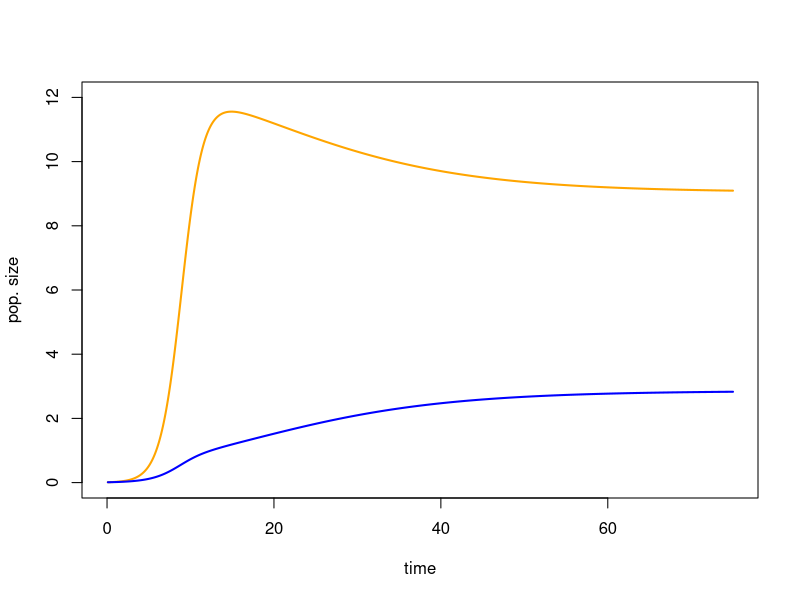

Write R code to recreate this figure.
# HEADER ======
# 
# Purpose: this script is intended to explore the concept of d-separation
#   in systems containing feedback loops
# In particular, I am curious about whether it is possible to d-separate the
#   variables X and S2 in a system like this:
#     X -> S1 <--> S2
#     where the double-sided arrow represents an ecological interaction feedback
#       loop between S1 and S2
# While double-sided arrows are sometimes used in DAGs, they are generally used
#   to represent hidden common causes:
#     S1 <--> S2 is equivalent to S1 <- u -> S2
#   however, this is likely NOT the case for my purposes
#   in
#     X -> S1 <- u -> S2
#   S1 is a collider on the path between X and S2, meaning that X and S2 are
#      already d-separated, provided that we don't condition on S1
#   I suspect that for a true ecological interaction
#     X -> S1 <--> S2
#   S1 acts as both a collider and a chain/pipe, meaning that it may not be
#     possible to d-separate X and S2 at all

# Approach: because the d-separation rules were developed only for systems that
#   can be represented by acyclic graphs, I don't think we can 100% utilize the
#   d-separation rules for ecological interactions that result in loops
# I'm not interested in fully developing a set of d-separation rules for loops
# Instead, I'm going to simulate a competitive interaction between S1 and S2,
#   letting X be an additional factor in the population growth of S1
# Then I'll look to see how X and S2 are correlated with each other, both
#   marginally and conditional on S1

# Generalized Lotka-Volterra model ======
# I'm going to build on the generalized Lotka-Volterra modeling framework from
# 
#   C. Lehman, S. Loberg, and A. Clark. 2019. Quantitative Ecology: A New
#   Unified Approach. University of Minnesota Libraries Publishing
# 
# Here is there code from section 8.2, with only the following changes:
#   --I changed '=' to the standard R assignment operator '<-'
#   --I changed parameter 'step' to 'step_size' to avoid conflicts with the
#     the stats::step() function
#   --I added some comments

# parameters from section 8.2 (simulates competition)
# initial pop sizes
N1 <- 0.01
N2 <- 0.01
# per capita growth rates
r1 <- 0.5
r2 <- 0.8
# interaction coefficients
s11 <- -0.08
s12 <- -0.03
s21 <- -0.09
s22 <- -0.06

# simulation conditions
t <- 0
dt <- 0.0001
tmax <- 75
step_size <- 0
print( c(t, N1, N2) )

# run the simulation
while(t < tmax) {
  dN1 <- (r1 + s11*N1 + s12*N2)*N1*dt
  dN2 <- (r2 + s21*N1 + s22*N2)*N2*dt
  
  N1 <- N1 + dN1; if(N1 < 0) N1 <- 0
  N2 <- N2 + dN2; if(N2 < 0) N2 <- 0
  
  t <- t + dt; step_size <- step_size + 1
  if(step_size==1000) {
    print( c(t, N1, N2))
    step_size = 0
  }
}

## model notes ======
# 
# Instead of using the closed-form solution to the L-V equations, this approach
#   uses a difference equation with a very small time step (Euler's method)
# The parameters above have a time step of (dt = ) 0.0001, but it only prints
#   out data every (step_size = ) 1000 time steps; the end result is that you
#   wind up getting data in time increments of 0.1 (e.g. 1.1, 1.2, 1.3, etc.)
# The scaling in N1 and N2 indicates that we aren't tracking individuals
#   here, but some fraction there of ... i.e. we are modeling changes
#   for 'individuals per 100 individuals' or something like that; think through
#   how this affects rounding errors; I am getting pop. sizes reported to the
#   sixth decimal place
# The specific interaction parameters lead to stable coexistence
#   This should happen whenever -(r2/s22) > -(r1/s12) & -(r1/s11) > -(r2/s21)
# It is important to calculate the dN1 and dN2 prior to updating the population
#   sizes with the new changes (lines 66 - 70) ... that way we are using the
#   current pop. size of each species to calculate how the interaction works;
#   if we tried to do this all in one step (e.g. combining lines 66 and 69),
#   then N1 would update and this NEW value would be used for dN2
# In this form, the model just prints (every 1000 time steps) to the console,
#   so this will need to be modified to let me store the data

# Saving LV model runs ======
# initial pop sizes
N1 <- 0.01
N2 <- 0.01
# per capita growth rates
r1 <- 0.5
r2 <- 0.8
# interaction coefficients
s11 <- -0.08
s12 <- -0.03
s21 <- -0.09
s22 <- -0.06

# simulation conditions
t <- 0
dt <- 0.0001
tmax <- 75
step_size <- 0
write.step <- 1000
line.out <- tmax/dt/write.step
line.count <- 1

# initialize storage vectors
t.out <- rep(NA, times = line.out)
N1.out <- rep(NA, times = line.out)
N2.out <- rep(NA, times = line.out)

# run the simulation
while(t < tmax) {
  dN1 <- (r1 + s11*N1 + s12*N2)*N1*dt
  dN2 <- (r2 + s21*N1 + s22*N2)*N2*dt
  
  N1 <- N1 + dN1; if(N1 < 0) N1 <- 0
  N2 <- N2 + dN2; if(N2 < 0) N2 <- 0
  
  t <- t + dt; step_size <- step_size + 1
  if(step_size==write.step) {
    t.out[line.count] <- t
    N1.out[line.count] <- N1
    N2.out[line.count] <- N2
    line.count <- line.count + 1
    step_size = 0
  }
}

# data are now stored in individual vectors: t.out, N1.out, N2.out
plot(NULL, xlim = c(0, 75), xlab = "time", ylim = c(0, 12), ylab = "pop. size")
lines(x = t.out, y = N2.out, col = "orange", lwd = 2)
lines(x = t.out, y = N1.out, col = "blue", lwd = 2)
# this matches Lehman et al. 2019, Fig. 8.2 